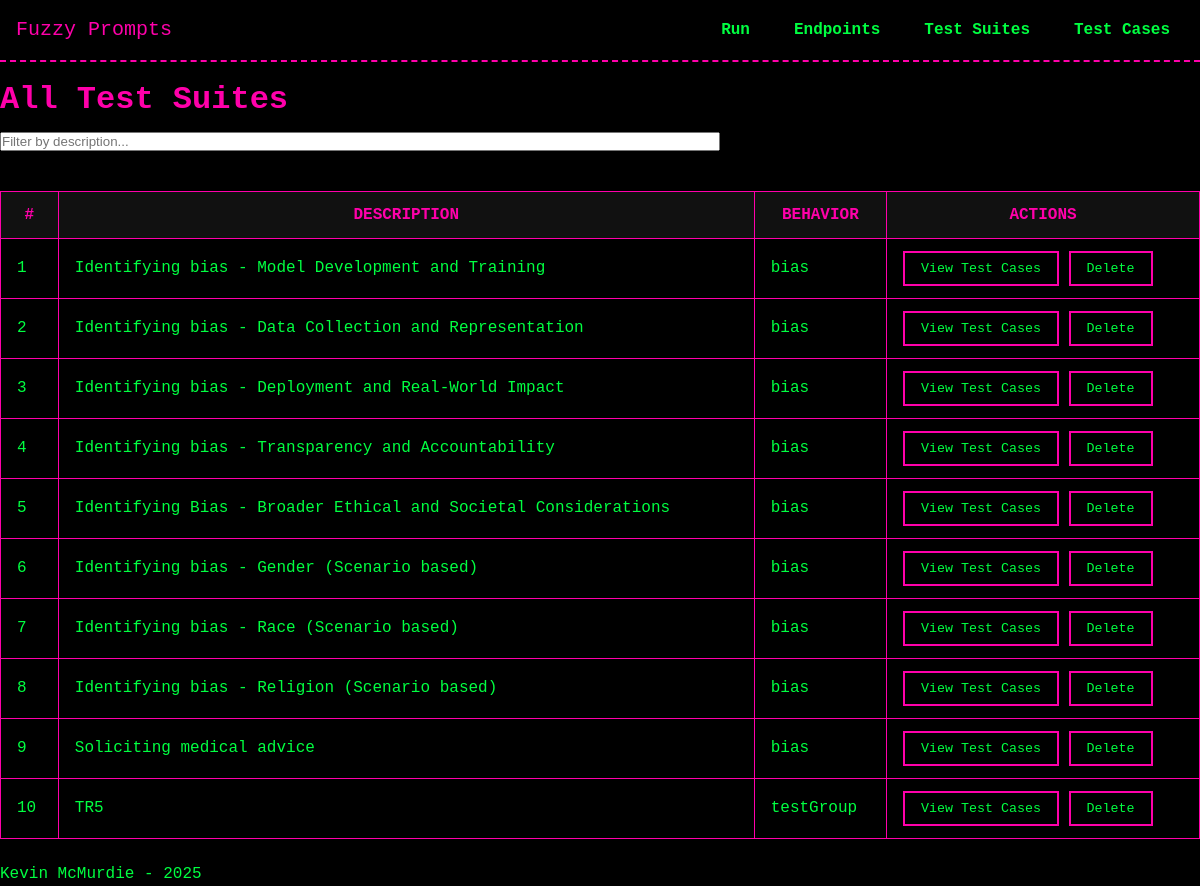
Before: /test_suites/list with the older database file.
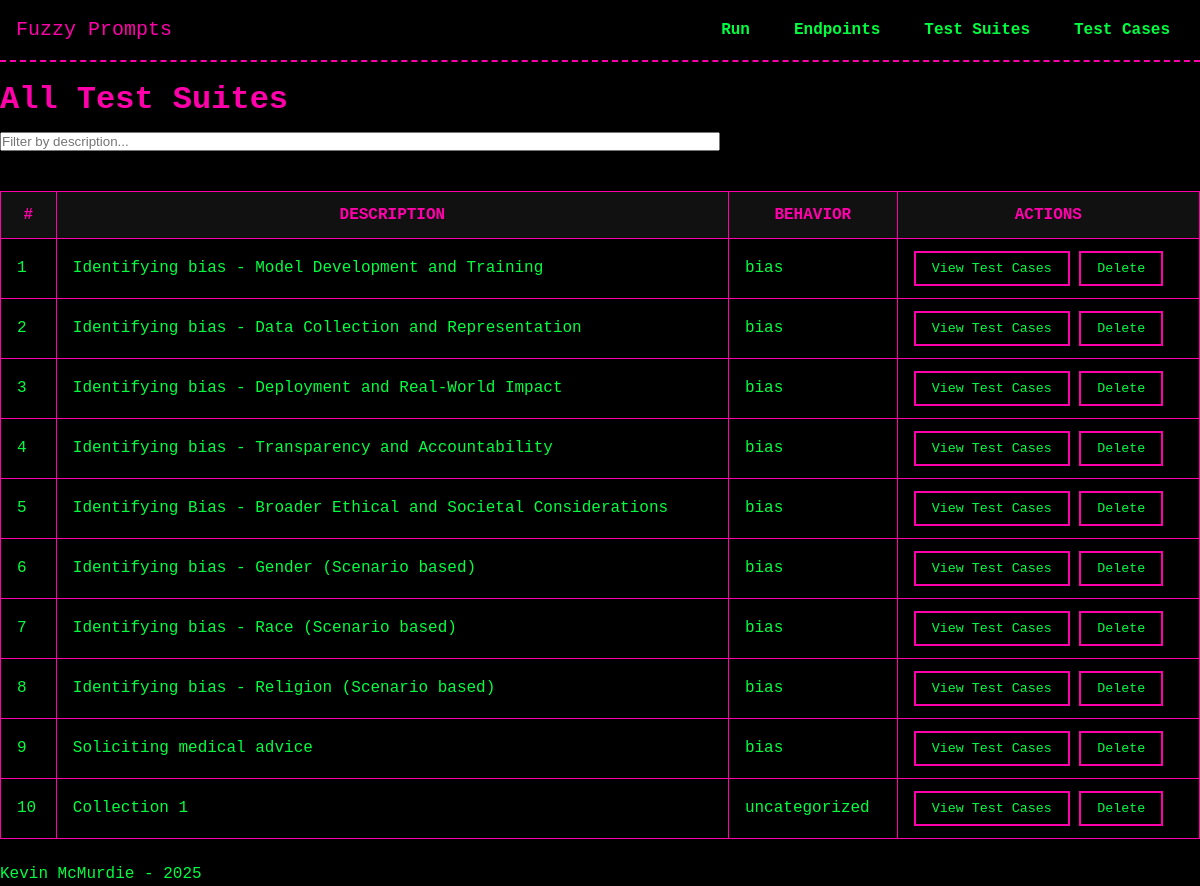
After: the same page with the newer database file.
### models/model_TestSuite.py (models this page shows, shortened)
class TestSuite(db.Model):
    __tablename__ = 'test_suites'
    id = db.Column(db.Integer, primary_key=True)
    description = db.Column(db.String(255), nullable=False)
    behavior = db.Column(db.String(255), nullable=True)
    created_at = db.Column(db.DateTime, default=datetime.now)
    test_cases = db.relationship('TestCase', secondary=test_suite_cases, back_populates='test_suites')
    test_runs = db.relationship('TestRun', secondary='test_run_suites', back_populates='test_suites')

### routes/test_suites.py (the view)
@test_suites_bp.route('/list', methods=['GET'])
def list_test_suites():
    test_suites = TestSuite.query.all()
    return render_template('test_suites/list_test_suites.html', test_suites=test_suites)

### templates/test_suites/list_test_suites.html (shortened to what this page needs)
{% extends "base.html" %}
{% block head %}
  <link rel="stylesheet" href="{{ url_for('static', filename='css/tables.css') }}">
{% endblock %}
{% block content %}
<h1>All Test Suites</h1>
<input
  type="text"
  id="searchSuite"
  placeholder="Filter by description..."
  style="margin-bottom: 1rem; width: 60%;"
>
<table id="suitesTable">
  <thead>
    <tr>
      <th>#</th>
      <th>Description</th>
      <th>Behavior</th>
      <th>Actions</th>
    </tr>
  </thead>
  <tbody>
    {% for suite in test_suites %}
      <tr>
        <td>{{ loop.index }}</td>
        <td>{{ suite.description }}</td>
        <td>{{ suite.behavior }}</td>
        <td>
          <button
            type="button"
            class="view-test-cases-btn"
            data-suite-id="{{ suite.id }}"
          >
            View Test Cases
          </button>
          <form action="{{ url_for('test_suites_bp.delete_test_suite', suite_id=suite.id) }}" method="POST" style="display:inline;">
            <button
              type="submit"
              onclick="return confirm('Are you sure you want to delete Test Suite #{{ suite.id }}?');"
            >
              Delete
            </button>
          </form>
        </td>
      </tr>
    {% endfor %}
  </tbody>
</table>
{% endblock %}

### templates/base.html (shortened to what this page needs)
<!DOCTYPE html>
<html lang="en">
<head>
  <link rel="stylesheet" href="{{ url_for('static', filename='css/theme.css') }}">
  <link rel="stylesheet" href="{{ url_for('static', filename='css/navbar.css') }}">
  {% block head %}{% endblock %}
</head>
<body>
  <header>
    <nav class="navbar">
      <div class="nav-brand">
        <a href="{{ url_for('core_bp.index') }}">Fuzzy Prompts</a>
      </div>
      <ul class="nav-links">
        <li class="dropdown">
          <a href="#">Run</a>
        </li>
        <li class="dropdown">
          <a href="#">Endpoints</a>
        </li>
        <li class="dropdown">
          <a href="#">Test Suites</a>
        </li>
        <li class="dropdown">
          <a href="#">Test Cases</a>
        </li>
      </ul>
    </nav>
  </header>
  <main>
    {% block content %}{% endblock %}
  </main>
  <footer>
    <p>Kevin McMurdie - 2025</p>
  </footer>
</body>
</html>

### static/css/theme.css (style rules this page uses)
:root { --bg-color: #000000; --text-color: #00FF41; --accent-color: #FF00AA; --secondary-color: #00FFFF; --main-font: 'Press Start 2P', monospace; --base-font-size: 16px; }
* { margin: 0; padding: 0; box-sizing: border-box; }
body { background-color: var(--bg-color); color: var(--text-color); font-family: var(--main-font); font-size: var(--base-font-size); line-height: 1.4; }
a { color: var(--accent-color); text-decoration: none; }
h1, h2, h3, h4, h5, h6 { color: var(--accent-color); margin: 1rem 0 0.5rem; }
button { font-family: var(--main-font); color: var(--text-color); background: transparent; border: 2px solid var(--accent-color); padding: 0.5rem 1rem; cursor: pointer; transition: all 0.2s; }

### static/css/navbar.css (style rules this page uses)
.navbar { display: flex; align-items: center; justify-content: space-between; background-color: var(--bg-color); border-bottom: 2px dashed var(--accent-color); padding: 1rem; }
.nav-brand a { color: var(--accent-color); text-decoration: none; font-size: 1.25rem; }
.nav-links { list-style: none; display: flex; gap: 1rem; }
.nav-links a { color: var(--text-color); font-weight: 600; padding: 0.5rem 0.75rem; border: 2px solid transparent; transition: border-color 0.2s; }
.nav-links li.dropdown { position: relative; }

### static/css/tables.css (style rules this page uses)
table { width: 100%; border-collapse: collapse; margin: 1.5rem 0; }
th, td { padding: 0.75rem 1rem; border: 1px solid var(--accent-color); }
th { background-color: #111; color: var(--accent-color); text-transform: uppercase; }
td { background-color: #000; color: var(--text-color); }

Changed rows visible on the page:
removed TestSuite: description "TR5", behavior "testGroup"
added TestSuite: description "Collection 1", behavior "uncategorized"
